Frame 1 (no input): blank canvas, image omitted
Frame 60 (no input): blank canvas, image omitted
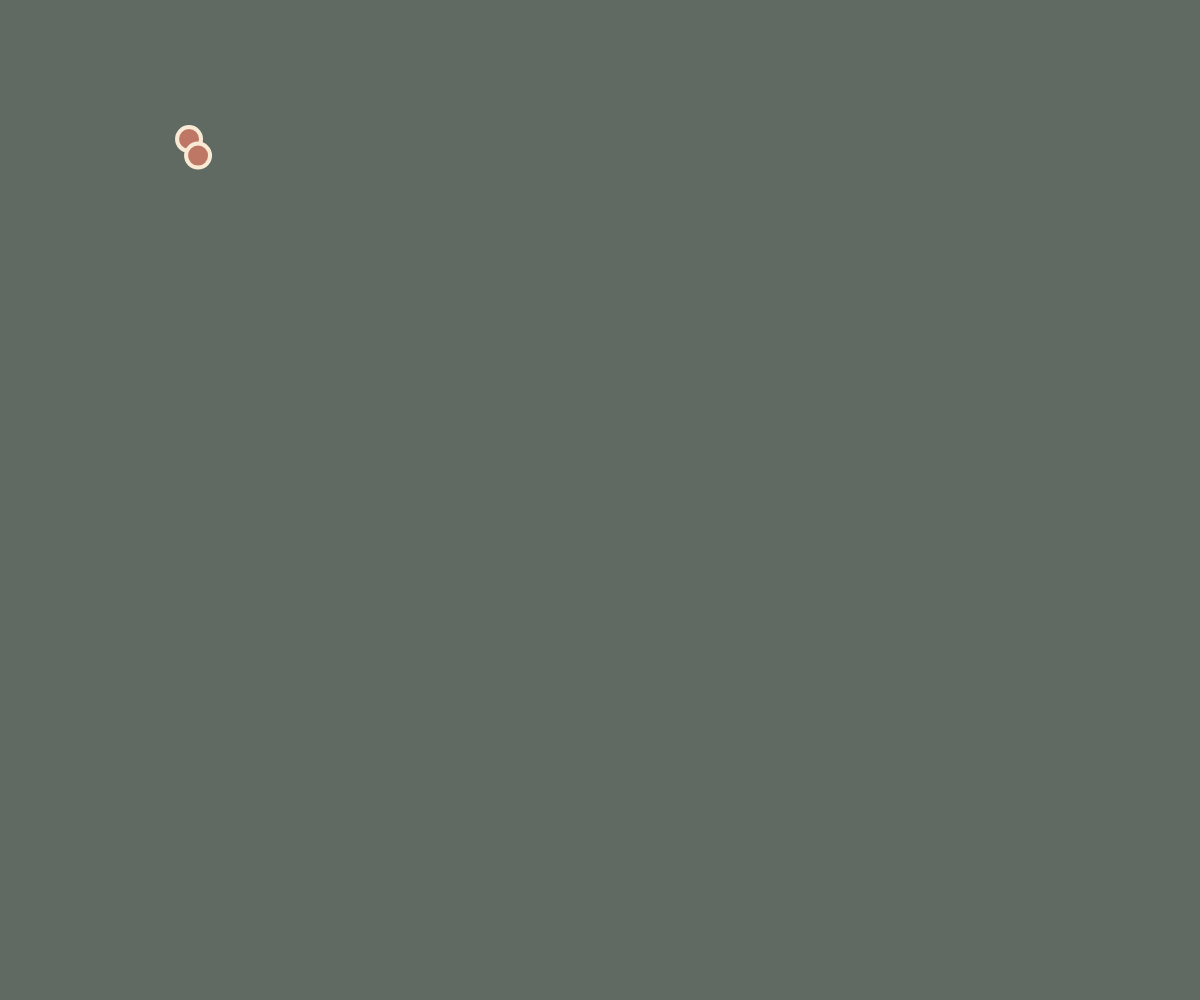
Frame 120 (the mouse pressed at the canvas centre since frame 60)

The p5.js sketch whose frames 1 and 60 were blank and that drew this single picture after the mouse press (run headless with seeded random() and noise() and a simulated clock; from frame 60 on, the mouse is pressed at the canvas centre):

// p5.js sketch
// ── sketch.js
// 6.2 : classes in JS with ES6

// --- INITS ---
// colors [F9EAD5, 606A62, 95A69C, BE7765, D5B8A8]

let bubble1, bubble2;

// -- SETUP ---

function setup() {
  createCanvas(windowWidth, windowHeight);
  bubble1 = new Bubble();
  bubble2 = new Bubble();

}

// --- DRAW ---

function draw() {
  background('#606A62');
  bubble1.move();
  bubble1.show();
  bubble2.move();
  bubble2.show();
}



class Bubble {
  constructor() {
    this.x = 200;
    this.y = 150;
  }


  show() {
    stroke('#F9EAD5');
    strokeWeight(4);
    // noFill();
    fill('#BE7765')
    ellipse(this.x, this.y, 24, 24);
  }

  move() {
    this.x = this.x + random(-5, 5);
    this.y = this.y + random(-5, 5);
  }


}



// --- END ---
